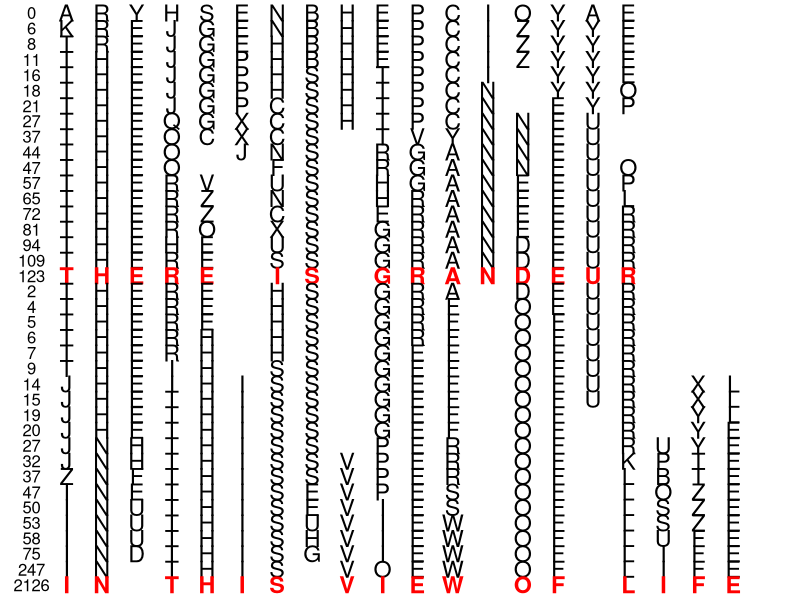

Reproduce this figure in R.
## Program that provides a visual display of selection
## starting points are random
## the target shifts out from under the population instantaneously
## lines are printed only when there is an increase in population fitness
## Written by Shanan E. Peters

#######  VARIABLES THAT AFFECT HOW THE SIMULATION BEHAVES ##################################################
gen.size=15 #<<<------- FECUNDITY: generation size scalar
speed_break= 2000 #<<--- loop size to slow down execution for real-time graphics (decrease to speed up)
text.size=1.4 #<<--- cex for text
y.step=2.8	#<<--- position change for print out
############################################################################################################
target=c("T","H","E","R","E","","I","S","","G","R","A","N","D","E","U","R")
target2=c("I","N","","T","H","I","S","","V","I","E","W","","O","F","","L","I","F","E")
len=length(target)
fit.vector=numeric(0)
all.fits=numeric(0)

abc=c(LETTERS,"")
index=c(1:len)

par(mar=c(.1,.1,.1,.1))
plot(1,1,xlim=c(0,len+4),ylim=c(0,100),type="n",axes=FALSE,ann=FALSE)

fit=0
start=sample(abc,size=len,replace=TRUE)
new.start=start

for (i in 1:len) text(i,102,start[i],cex=text.size)

fit=sum(ifelse(start==target,1,0))
text(0,102,0)

y=102 #incrementer for plot y-axis position
counter=fit #keeps track of increase in fit
dum=0 #counts iterations

while(fit<len){
	dum=dum+1
	point.mutation=sample(index,size=gen.size,replace=TRUE)
	mutation.value=sample(abc,size=gen.size,replace=TRUE)
	
	for (i in 1:gen.size){
		new.start=start
		temp=point.mutation[i]
		new.start[temp]=mutation.value[i]
		fit.vector[i]=sum(ifelse(new.start==target,1,0))
	}
	
	max.fit=match(max(fit.vector),fit.vector)
	start[point.mutation[max.fit]]=mutation.value[max.fit]
	
	fit=fit.vector[max.fit]
	all.fits[dum]=fit
	
	if (fit>counter) { #ONLY print if the new generation is better than last
		y=y-y.step
		for (k in 1:len) {
			if (fit==len) text(k,y,start[k],cex=text.size,col="red",font=2)
			else text(k,y,start[k],cex=text.size)
		}
		text(0,y,dum)
		counter=fit;
	}
		for (k in 1:speed_break){  #speed break to allow for nice real-time graphical display
		a=exp(runif(1)) }

}

##NEW TARGET##

target=target2
start=c(start,rep("",times=length(target)-len))
new.start=start
len=length(target)
index=c(1:len)

fit=sum(ifelse(start==target,1,0))

counter=fit #keeps track of increase in fit
old.dum=dum
dum=0 #counts iterations

while(fit<len){
	dum=dum+1
	point.mutation=sample(index,size=gen.size,replace=TRUE)
	mutation.value=sample(abc,size=gen.size,replace=TRUE)
	
	for (i in 1:gen.size){
		new.start=start
		temp=point.mutation[i]
		new.start[temp]=mutation.value[i]
		fit.vector[i]=sum(ifelse(new.start==target,1,0))
	}
	
	max.fit=match(max(fit.vector),fit.vector)
	start[point.mutation[max.fit]]=mutation.value[max.fit]
	
	fit=fit.vector[max.fit]
	all.fits[old.dum+dum]=fit
	
	if (fit>counter) { #ONLY print if the new generation is better than last
		y=y-y.step
		for (k in 1:len) {
			if (fit==len) text(k,y,start[k],cex=text.size,col="red",font=2)
			else text(k,y,start[k],cex=text.size)
		}
		text(0,y,dum)
		counter=fit;
	}
		for (k in 1:speed_break){  #speed break to allow for nice real-time graphical display
		a=exp(runif(1))
	}

}
#plot(1:length(all.fits),all.fits,type="l",xlab="Generations",ylab="Fitness")
